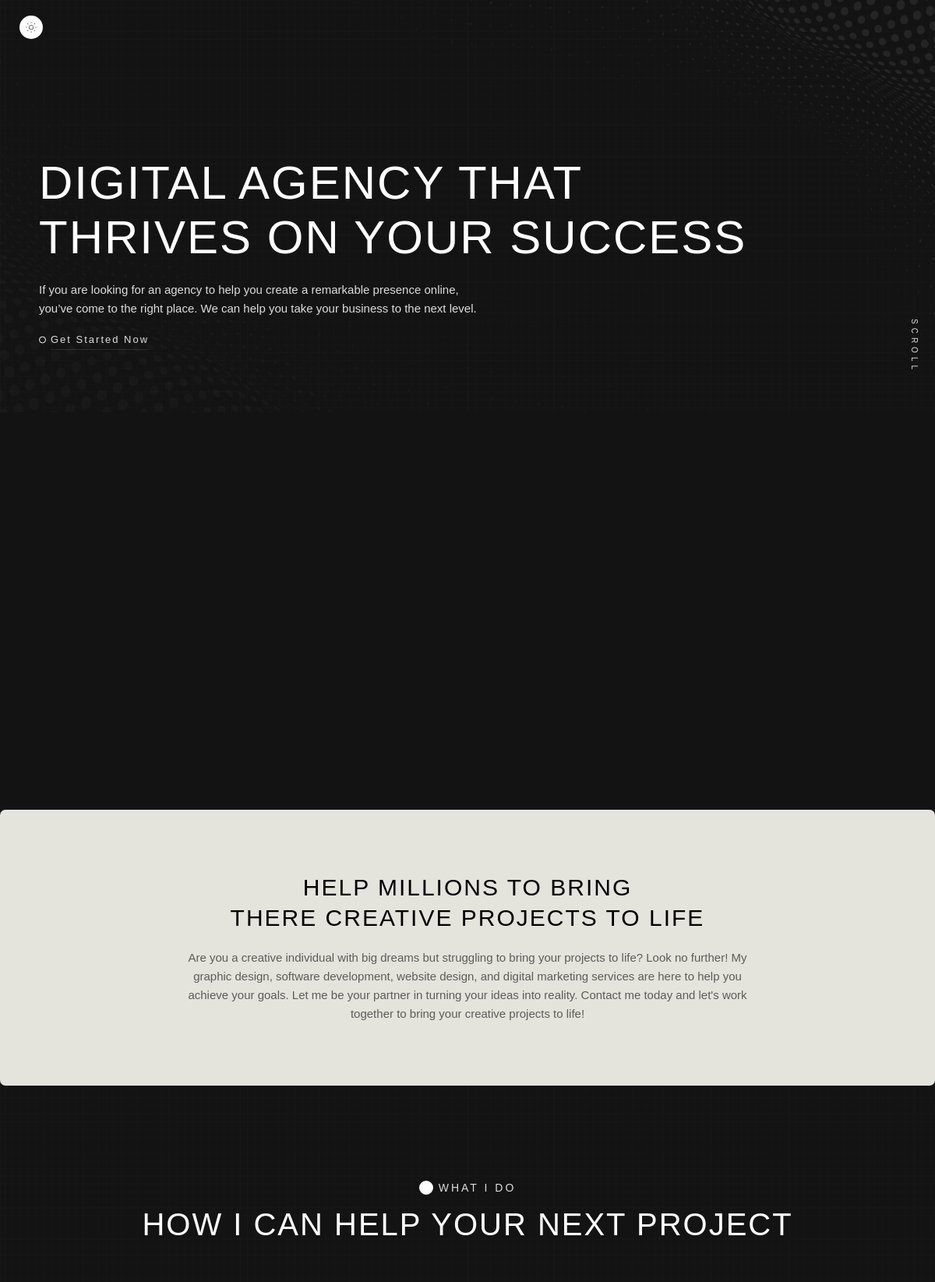
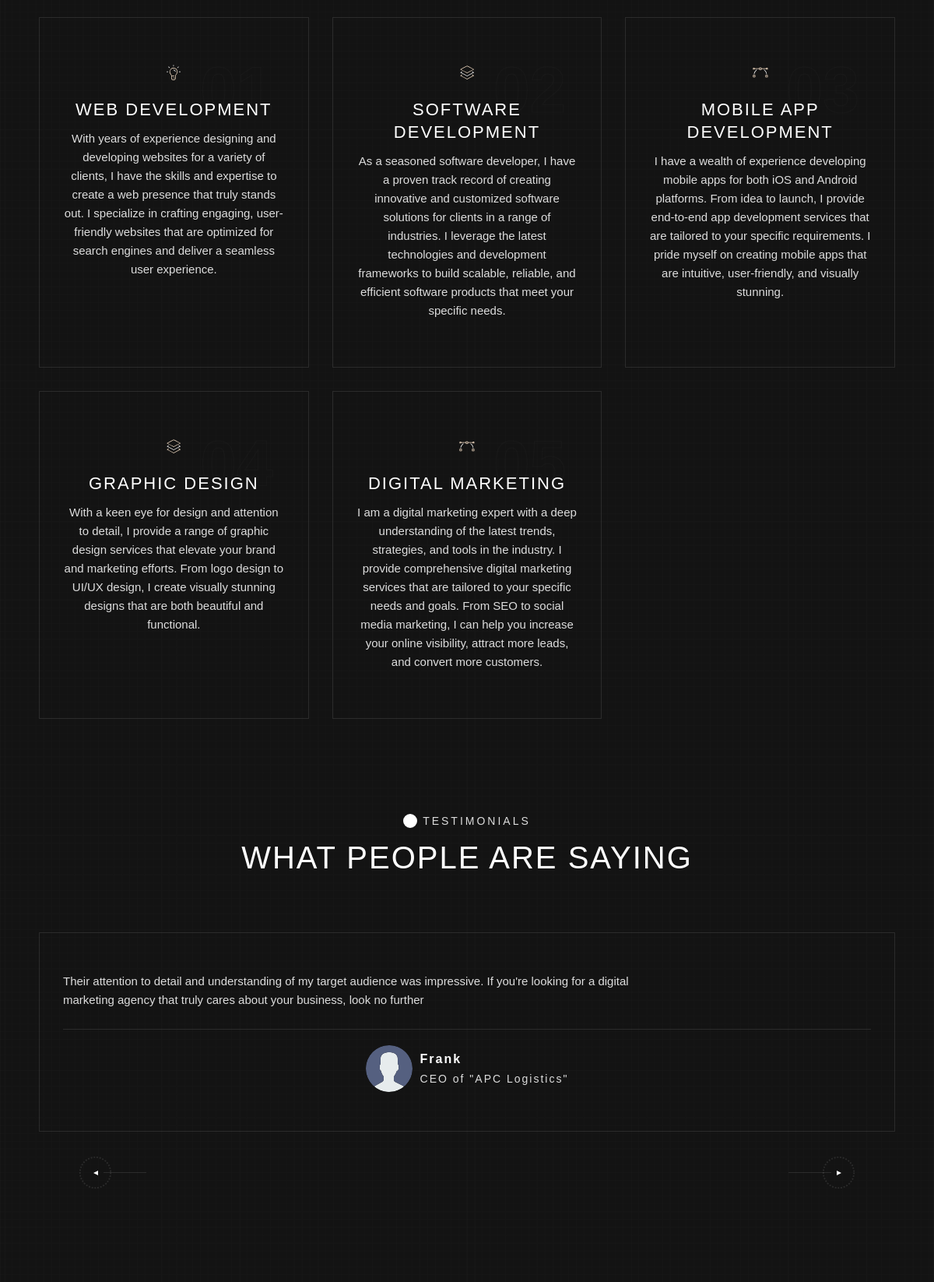
The page /about/ (upper part) on the database its author committed (2 pictures, top to bottom).
### main/models.py (models this page shows, shortened)
class Review(models.Model):
    reviewer_name = models.CharField(max_length=150)
    reviewer_position = models.CharField(max_length=150)
    reviewer_message = models.TextField()
    reviewer_image = models.ImageField(
        null=True, blank=True, upload_to='review_img', default="review_img/avatar.svg")
    id = models.UUIDField(default=uuid.uuid4, unique=True,
                          primary_key=True, editable=False)

### main/views.py (the view)
# urls.py: path('about/', views.about, name="about"),
def about(request):
    contact_details = ContactDetails.objects.all()
    reviews = Review.objects.all()
    social_links = Socials.objects.all()
    title = 'About'
    context = {
        'title':title,
        'contact_details': contact_details,
        'reviews': reviews,
        'social_links': social_links,
    }
    return render(request, 'main/about.html', context)

### main/templates/main/about.html (shortened to what this page needs)
{% extends 'layouts/base.html' %}
{% block content %}
{% load static %}
<main id="main_root" class="main-root">
    <header id="dsn_header" class="dsn-header-animation header-normal">
        <div class="background-overlay bg-pattern p-absolute left-0 top-0 w-100 h-100"></div>
        <div class="entry-header p-relative over-hidden">
            <div id="hero_content"
                 class="d-flex p-relative h-100 dsn-hero-parallax-title container align-items-center pb-section ">
                <div class="content p-relative ">
                    <div class="intro-project w-100">
                        <div class="intro-title ">
                            <div id="hero_title" class="mt-20">
                                <h1 class="title text-upper">Digital Agency That <br>Thrives on Your Success</h1>
                            </div>
                            <p class="mt-20 max-w570">
                                If you are looking for an agency to help you create a remarkable presence online, you’ve
                                come to the right place. We can help you take your business to the next level.
                            </p>
                            <div class="dsn-def-btn dsn-hover-icon dsn-icon-heading-color mt-20 d-flex">
                                <a class="dsn-btn dsn-border border-color-default  background-section effect-ajax has-icon-left"
                                   href="{% url 'contact' %}" data-dsn-text="Contact Us">
                                    <span class="dsn-icon dsn-bg-before btn-icon-left heading-color z-index-1">
                                    </span>
                                    <span class="title-btn p-relative  z-index-1 ">Get Started Now</span>
                                </a>
                            </div>
                        </div>
                    </div>
                </div>
            </div>
        </div>
        <a href="about-us.html#page_wrapper" rel="nofollow" class="dsn-scroll-bottom"
           data-dsn-option='{"ease": "power4.inOut" , "duration" : 1.5}'>
            <div class="text">SCROLL</div>
        </a>
    </header>
    <div id="page_wrapper" class="wrapper">
        <div class="box-under-bottom-img mb-section">
            <div class="img-box-parallax before-z-index dsn-animate dsn-effect-down h-v-80"
                 data-dsn-triggerhook="bottom" data-dsn-grid="move-up" data-overlay="0">
                <img class="has-bigger-scale cover-bg-img has-direction" src="{% static 'assets/img/about-4.jpg' %}" alt=''/>
            </div>
            <div class="p-relative content container background-theme box-padding border-rdu text-center">
                <h3 class="title-block-lg text-upper">Help Millions To Bring <br>There Creative Projects To Life </h3>
                <p class="dsn-heading-title mt-20 max-w750">
                    Are you a creative individual with big dreams but struggling to bring your projects to life? Look no further!
                    My graphic design, software development, website design, and digital marketing services are here to help you achieve your
                     goals. Let me be your partner in turning your ideas into reality. Contact me today and let's work together to bring your
                     creative projects to life!
                </p>
            </div>
        </div>
        <div class="container section-margin">
            <div class="section-title d-flex justify-content-center  mb-70">
                <div class="sub-section-title text-center">
                    <p class="description d-inline-block  circle-before mb-10">what i do</p>
                    <h2 class="title-h2 dsn-heading-title p-relative title-block-lg d-block    heading-color">
                        HOW I CAN HELP YOUR NEXT PROJECT
                    </h2>
                </div>
            </div>
            <div class="list-with-number icon-top dsn-icon-theme-color text-center">
                <div class="dsn-service d-grid grid-lg-3 grid-sm-2" data-dsn-iconsize="80px">
                    <div class="dsn-up service-item p-relative grid-item style-box">
                        <div class="service-item-inner border-style number-item h-100">
                            <div class="dsn-icon">
                            </div>
                            <div class="service-content p-relative">
                                <h4 class="service_title  title-block">WEB DEVELOPMENT</h4>
                                <div class="service_description mt-10 max-w570 dsn-auto">
                                    <p>
                                        With years of experience designing and developing websites for a variety of clients,
                                        I have the skills and expertise to create a web presence that truly stands out. I specialize
                                        in crafting engaging, user-friendly websites that are optimized for search engines and
                                        deliver a seamless user experience.
                                    </p>
                                </div>
                            </div>
                        </div>
                    </div>
                    <div class="dsn-up service-item p-relative grid-item style-box">
                        <div class="service-item-inner border-style number-item h-100">
                            <div class="dsn-icon">
                            </div>
                            <div class="service-content p-relative">
                                <h4 class="service_title  title-block">SOFTWARE DEVELOPMENT</h4>
                                <div class="service_description mt-10 max-w570 dsn-auto">
                                    <p>
                                        As a seasoned software developer, I have a proven track record of creating innovative and
                                        customized software solutions for clients in a range of industries. I leverage the latest
                                        technologies and development frameworks to build scalable, reliable, and efficient software
                                        products that meet your specific needs.
                                    </p>
                                </div>
                            </div>
                        </div>
                    </div>
                    <div class="dsn-up service-item p-relative grid-item style-box">
                        <div class="service-item-inner border-style number-item h-100">
                            <div class="dsn-icon">
                            </div>
                            <div class="service-content p-relative">
                                <h4 class="service_title  title-block">MOBILE APP DEVELOPMENT</h4>
                                <div class="service_description mt-10 max-w570 dsn-auto">
                                    <p>
                                        I have a wealth of experience developing mobile apps for both iOS and Android platforms. From idea to
                                        launch, I provide end-to-end app development services that are tailored to your specific requirements.
                                        I pride myself on creating mobile apps that are intuitive, user-friendly, and visually stunning.
                                    </p>
                                </div>
                            </div>
                        </div>
                    </div>
                    <div class="dsn-up service-item p-relative grid-item style-box">
                        <div class="service-item-inner border-style number-item h-100">
                            <div class="dsn-icon">
                            </div>
                            <div class="service-content p-relative">
                                <h4 class="service_title  title-block">GRAPHIC DESIGN</h4>
                                <div class="service_description mt-10 max-w570 dsn-auto">
                                    <p>
                                        With a keen eye for design and attention to detail, I provide a range of graphic design services
                                        that elevate your brand and marketing efforts. From logo design to UI/UX design, I create visually
                                        stunning designs that are both beautiful and functional.
                                    </p>
                                </div>
                            </div>
                        </div>
                    </div>
                    <div class="dsn-up service-item p-relative grid-item style-box">
                        <div class="service-item-inner border-style number-item h-100">
                            <div class="dsn-icon">
                            </div>
                            <div class="service-content p-relative">
                                <h4 class="service_title  title-block">DIGITAL MARKETING</h4>
                                <div class="service_description mt-10 max-w570 dsn-auto">
                                    <p>
                                        I am a digital marketing expert with a deep understanding of the latest trends, strategies, and tools in the industry.
                                        I provide comprehensive digital marketing services that are tailored to your specific needs and goals. From SEO to social
                                        media marketing, I can help you increase your online visibility, attract more leads, and convert more customers.
                                    </p>
                                </div>
                            </div>
                        </div>
                    </div>
                </div>
            </div>
        </div>
        <div class="p-relative container section-margin">
            <div class="section-title d-flex justify-content-center  mb-70">
                <div class="sub-section-title text-center">
                    <p class="description d-inline-block  circle-before mb-10">testimonials</p>
                    <h2 class="title-h2 dsn-heading-title p-relative title-block-lg d-block    heading-color">
                        What People are Saying
                    </h2>
                </div>
            </div>
            <div class="elementor-widget-dsn_testimonial" data-widget_type="dsn_testimonial.default">
                <div class="dsn-testimonials dsn-swiper p-relative has-parallax-image"
                     data-dsn-option='{"spaceBetween":30,"centeredSlides":false,"slidesPerView":2}'>
                    <div class="testimonials-content">
                        <div class="testimonial-inner">
                            <div class="swiper-container">
                                    <div class="swiper-wrapper">
                                        {% for review in reviews %}
                                            <div class="swiper-slide testimonial-inner-item border-style">
                                            <div class="testimonial-item">
                                                <div class="testimonial-content mb-25">
                                                    <div class="quote">
                                                        <p class="max-w750 testimonial-content p-large">
                                                            {{review.reviewer_message}}
                                                        </p>
                                                    </div>
                                                </div>
                                                <div class="content-inner border-top justify-content-center">
                                                    <div class="d-flex align-items-center ">
                                                        <div class="avatar box-img dsn-auto">
                                                            <img src='{{review.reviewer_image.url}}'
                                                                 class="cover-bg-img" alt=''/>
                                                        </div>
                                                        <div class="label box-text">
                                                            <h4 class="testimonial-name sm-title-block">{{review.reviewer_name}}</h4>
                                                            <h5 class="testimonial-position">{{review.reviewer_position}}</h5>
                                                        </div>
                                                    </div>
                                                </div>
                                            </div>
                                        </div>
                                        {% endfor %}
                                    </div>
                                </div>
                        </div>
                        <div class="dsn-swiper-paginate  d-flex p-relative w-100 h-100 mt-30 align-items-center container justify-content-between">
                            <div class="swiper-prev">
                                <div class="prev-container">
                                    <div class="container-inner">
                                        <div class="triangle"></div>
                                        <svg class="circle" xmlns="http://www.w3.org/2000/svg" viewBox="0 0 24 24">
                                            <g class="circle-wrap" fill="none" stroke-width="1"
                                               stroke-linejoin="round" stroke-miterlimit="10">
                                                <circle cx="12" cy="12" r="10.5"></circle>
                                            </g>
                                        </svg>
                                    </div>
                                </div>
                            </div>
                            <div class="swiper-next">
                                <div class="next-container">
                                    <div class="container-inner">
                                        <div class="triangle"></div>
                                        <svg class="circle" xmlns="http://www.w3.org/2000/svg" width="24"
                                             height="24" viewBox="0 0 24 24">
                                            <g class="circle-wrap" fill="none" stroke-width="1"
                                               stroke-linejoin="round" stroke-miterlimit="10">
                                                <circle cx="12" cy="12" r="10.5"></circle>
                                            </g>
                                        </svg>
                                    </div>
                                </div>
                            </div>
                        </div>
                    </div>
                </div>
            </div>
        </div>
    </div>
</main>
{% endblock content %}

### rows shown on the page
Review: reviewer_message "Their attention to detail and understanding of my target audience was impressive. If you're looking for a digital marketing agency that truly cares about your business, look no further", reviewer_image (placeholder picture), reviewer_name "Frank", reviewer_position "CEO of \"APC Logistics\""
